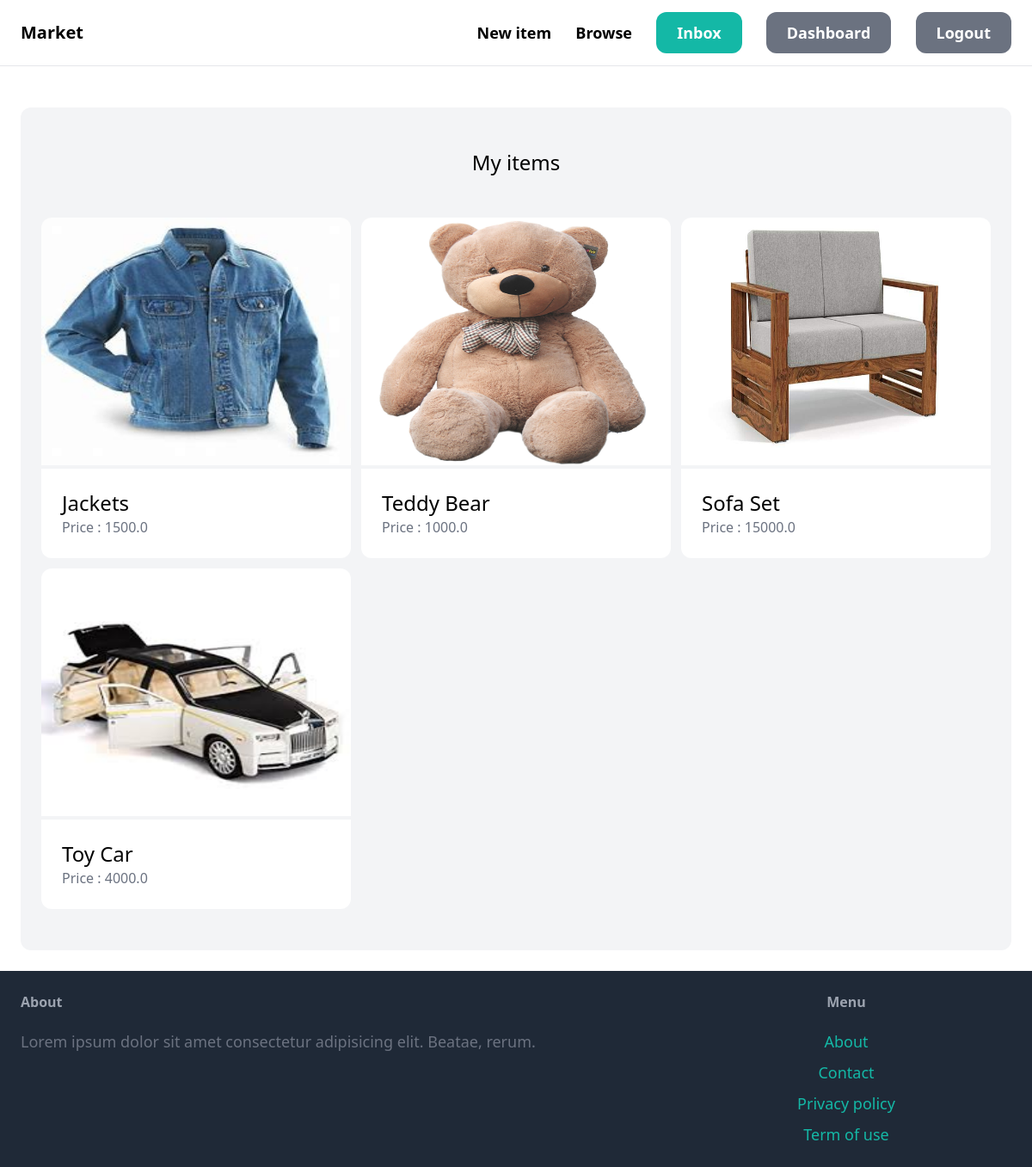
The page /dashboard/ (signed in) on the database its author committed.
### item/models.py (models this page shows, shortened)
class Item(models.Model):
    category = models.ForeignKey(Category , related_name='items' , on_delete=models.CASCADE)
    name=models.CharField(max_length=255)
    description = models.TextField(blank=True , null=True)
    price = models.FloatField()
    image = models.ImageField(upload_to='items_images' , blank=True , null=True)
    is_sold = models.BooleanField(default=False)
    created_by = models.ForeignKey(User , related_name='items', on_delete=models.CASCADE)
    created_at = models.DateTimeField(auto_now_add=True)

### dashboard/views.py (the view)
# urls.py: path('', views.index, name='index'),
@login_required
def index(request):
    items = Item.objects.filter(created_by=request.user)
    return render(request ,'dashboard/index.html' , {
        'items':items
    })

### dashboard/templates/dashboard/index.html (shortened to what this page needs)
{% extends 'core/base.html' %}
{% block content %}
<div class="mt-6 px-6 py-12 bg-gray-100 rounded-xl">
  <h2 class="mb-12 text-2xl text-center">My items</h2>
  <div class="grid grid-cols-3 gap-3">
    {% for item in items %}
    <div>
      <a href="{% url 'item:detail' item.id %}">
        <div>
          <img src="{{ item.image.url }}"   class="rounded-t-xl h-[18rem] w-[43rem]" alt="">
        </div>
        <div class="p-6 bg-white mt-1 rounded-b-xl">
          <h2 class="text-2xl">{{item.name}}</h2>
          <p class="text-gray-500">Price : {{item.price}}</p>
        </div>
      </a>
    </div>
    {% endfor %}
  </div>
</div>
{% endblock content %}

### core/templates/core/base.html (style rules this page uses)
html, body { height: 100%; }

### rows shown on the page
Item: image (picture), name "Jackets", price "1500.0"
Item: image (picture), name "Teddy Bear", price "1000.0"
Item: image (picture), name "Sofa Set", price "15000.0"
Item: image (picture), name "Toy Car", price "4000.0"
